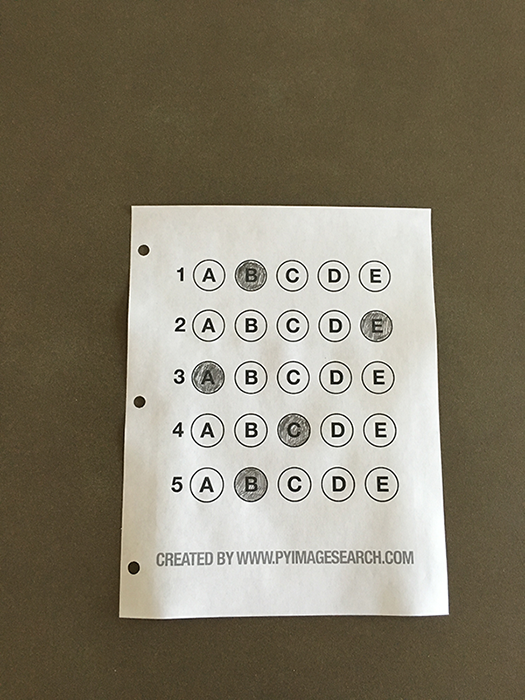
#> input picture openCV_practice/images/test_01.png, 525 x 700 px
$ jupyter execute --allow-errors test_marker.ipynb   (shell and % lines are left out)   (older library calls are emulated)
#> lines starting #> are read from the running program, lines starting #| are printed output that depends on the picture; after the words box and inside, x2 and y2 are one past the last pixel; in counts of white or black regions, pixels touching at a corner belong together
### cv_course/lib.py
import matplotlib.pyplot as plt
import cv2

def plot(*images, ncols=2, cv_imported=True):
    '''
    Plot several images in a grid
    cv_imported informs if images were imported via openCV, in which case we must change BGR to RGB
    '''
    if len(images) == 1:
        ncols = 1

    assert len(images) >= ncols, 'We must have #images >= #columns!!'

    nrows = (len(images) - 1) // ncols + 1

    fig, axes = plt.subplots(nrows=nrows, ncols=ncols)

    def _plot(ax, image, cv_imported):
        try:
            if cv_imported:
                ax.imshow(cv2.cvtColor(image, cv2.COLOR_BGR2RGB))
            else:
                ax.imshow(image)
        except:
            ax.imshow(image, cmap='gray')


    for i, image in enumerate(images):
        row = i // ncols
        col = i % ncols
        ax = axes[row, col] if len(images) > ncols else (axes if len(images) == 1 else axes[col])
        _plot(ax, image, cv_imported)

### openCV_practice/notebooks/test_marker.ipynb
## TO FINISH

[cell 1]
from imutils.perspective import four_point_transform
import imutils
import numpy as np
import argparse
import imutils
import cv2

[cell 2]
from cv_course.lib import plot

[cell 3]
# define the answer key which maps the question number to the correct answer
ANSWER_KEY = {0: 1, 1: 4, 2: 0, 3: 3, 4: 1}

# load the image, convert it to grayscale, blur it slightly, then find edges
image = cv2.imread('../images/test_01.png')
#> image is the input picture: shape (700, 525, 3); mean B, G, R 104.7, 123.2, 130.7

[cell 4]
gray = cv2.cvtColor(image, cv2.COLOR_BGR2GRAY)
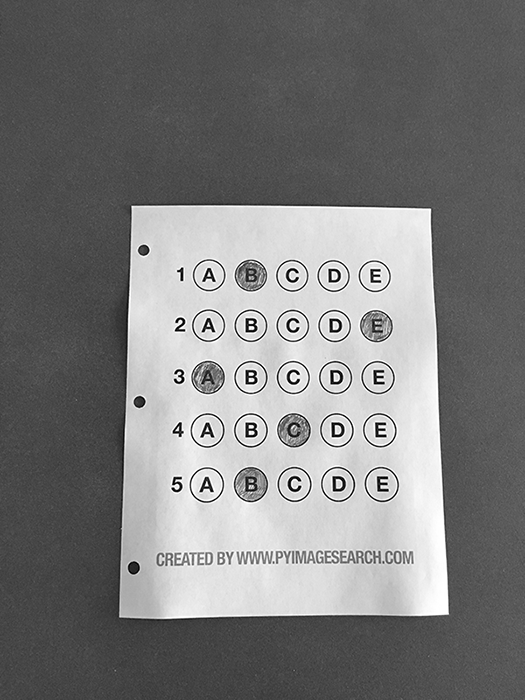
#> gray: shape (700, 525); min 0, max 255, mean 123.4

[cell 5]
blurred = cv2.GaussianBlur(gray, (5, 5), 0)
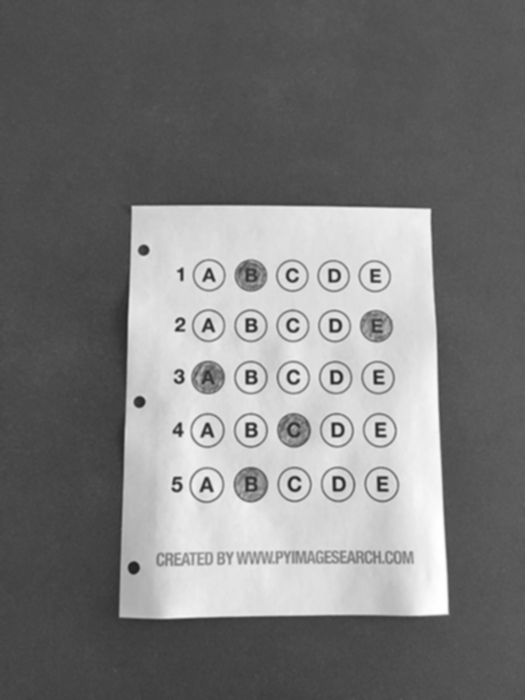
#> blurred: shape (700, 525); min 34, max 255, mean 123.4

[cell 6]
edged = cv2.Canny(blurred, 75, 200)
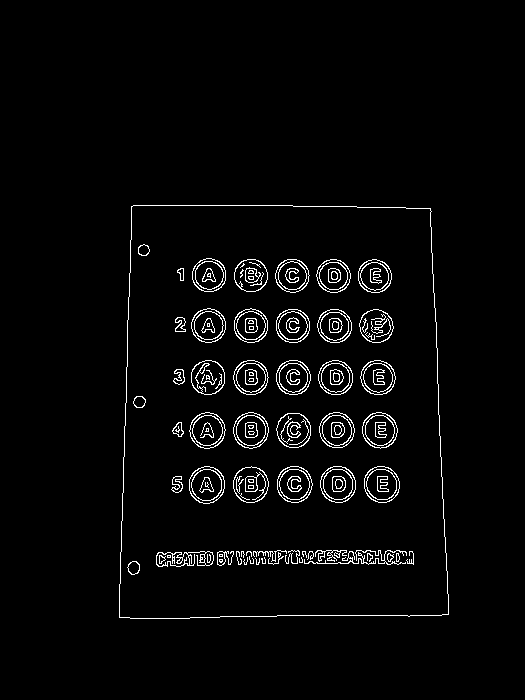
#> edged: shape (700, 525); 2.9% white in thin lines or dots, all inside (x1, y1, x2, y2) = (119, 205, 449, 619)

[cell 7]
plot(edged)

[cell 8]
plot(image, gray)
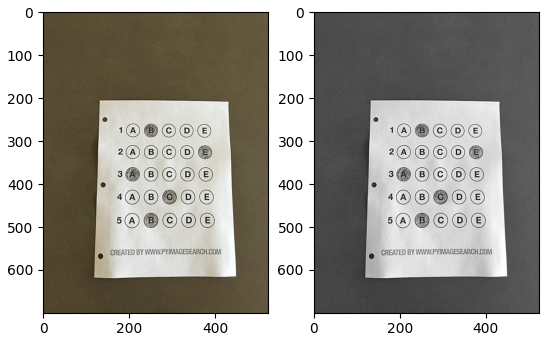
#> figure drawn by matplotlib, 2 panels

[cell 9]
# find contours in the edge map, then initialize the contour that corresponds to the document
cnts = cv2.findContours(edged.copy(), cv2.RETR_EXTERNAL, cv2.CHAIN_APPROX_SIMPLE)
#> cnts = 1 contour; box (x1, y1, x2, y2) and area: (119, 205, 449, 619) 128732
cnts = cnts[0] if imutils.is_cv2() else cnts[1]
docCnt = None

[cell 10]
# ensure that at least one contour was found
if len(cnts) > 0:
    # sort the contours according to their size in descending order
    cnts = sorted(cnts, key=cv2.contourArea, reverse=True)

    # loop over the sorted contours
    for c in cnts:
        # approximate the contour
        peri = cv2.arcLength(c, True)
        approx = cv2.approxPolyDP(c, 0.02 * peri, True)

        # if our approximated contour has four points, then we can assume we have found the paper
        if len(approx) == 4:
            docCnt = approx
            break
#> this loop made 1 pass
#> (peri, docCnt) on pass 1: (1462.8, [[131, 206], [119, 617], [448, 614], [430, 208]])

[cell 11]
# apply a four point perspective transform to both the original image and grayscale image
paper = four_point_transform(image, docCnt.reshape(4, 2))
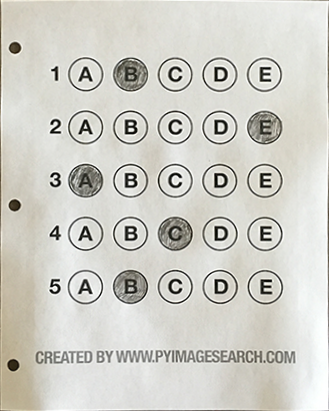
#> paper: shape (411, 329, 3); mean B, G, R 199.6, 206.8, 207.7
warped = four_point_transform(gray, docCnt.reshape(4, 2))
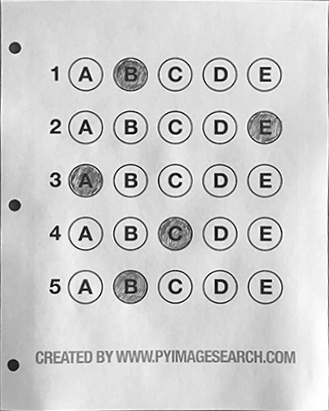
#> warped: shape (411, 329); min 0, max 255, mean 206.3

[cell 12]
plot(paper, warped)
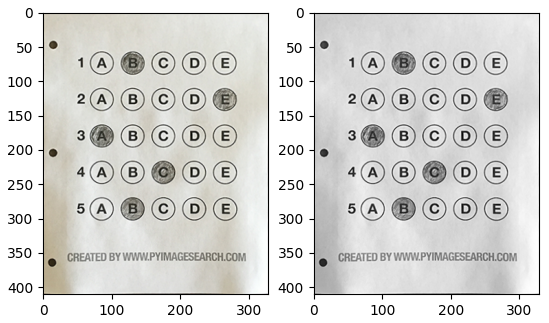
#> figure drawn by matplotlib, 2 panels

[cell 13]
plot(paper, warped)

[cell 14]
# apply Otsu's thresholding method to binarize the warped piece of paper
thresh2 = cv2.threshold(warped, 0, 255, cv2.THRESH_OTSU)[1]
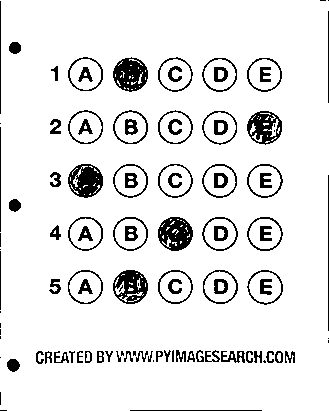
#> thresh2: shape (411, 329); 90.5% white; 107 black regions (23 under 20 px), largest, box (x1, y1, x2, y2) and area: (113, 57, 148, 92) 817, (158, 217, 193, 251) 805, (68, 164, 103, 198) 793

[cell 15]
plot(thresh2)

[cell 16]
# apply Otsu's thresholding method to binarize the warped piece of paper
thresh = cv2.threshold(warped, 0, 255, cv2.THRESH_OTSU | cv2.THRESH_BINARY_INV)[1]

[cell 17]
plot(thresh)

[cell 18]
# find contours in the thresholded image, then initialize the list of contours that correspond to questions
cnts = cv2.findContours(thresh.copy(), cv2.RETR_EXTERNAL, cv2.CHAIN_APPROX_SIMPLE)
#> cnts = 82 contours, 32 with area under 20; largest, box (x1, y1, x2, y2) and area: (247, 270, 283, 305) 910, (247, 217, 283, 251) 905, (203, 270, 238, 304) 901, (68, 270, 103, 304) 901, (202, 217, 238, 251) 900
cnts = cnts[0] if imutils.is_cv2() else cnts[1]
questionCnts = []

[cell 19]
# loop over the contours
for c in cnts:
    # compute the bounding box of the contour, then use the
    # bounding box to derive the aspect ratio
    (x, y, w, h) = cv2.boundingRect(c)
    ar = w / float(h)

    # in order to label the contour as a question, region
    # should be sufficiently wide, sufficiently tall, and
    # have an aspect ratio approximately equal to 1
    if w >= 20 and h >= 20 and ar >= 0.9 and ar <= 1.1:
        questionCnts.append(c)
#> this loop made 82 passes
#> (x, y, w, h, ar) on passes 4, 6, 7, 8, 9, 10, 11, 12, 13, 14, 15, 16: (263, 360, 3, 3, 1), (7, 359, 13, 13, 1), (0, 357, 1, 1, 1), (285, 351, 10, 12, 0.833), (275, 351, 8, 12, 0.667), (266, 351, 8, 12, 0.667), (254, 351, 8, 12, 0.667), (246, 351, 7, 12, 0.583), (221, 351, 24, 12, 2), (187, 351, 8, 11, 0.727), (156, 351, 7, 11, 0.636), (148, 351, 5, 11, 0.455)
#> (c, x, y, w, h, ar) on passes 1, 2, 3, 5, 33, 35: ([[130, 410], [261, 410]], 130, 410, 132, 1, 132), ([[0, 410], [6, 410]], 0, 410, 7, 1, 7), ([[0, 392], [0, 404]], 0, 392, 1, 13, 0.0769), ([[153, 360], [153, 361]], 153, 360, 1, 2, 0.5), ([[173, 350], [172, 351], [172, 361], [173, 361]], 172, 350, 2, 12, 0.167), ([[328, 340], [328, 342]], 328, 340, 1, 3, 0.333)
#> after the loop, questionCnts = 25 contours; largest, box (x1, y1, x2, y2) and area: (247, 270, 283, 305) 910, (247, 217, 283, 251) 905, (203, 270, 238, 304) 901, (68, 270, 103, 304) 901, (202, 217, 238, 251) 900

[cell 20]
# sort the question contours top-to-bottom, then initialize the total number of correct answers
questionCnts = imutils.contours.sort_contours(questionCnts, method="top-to-bottom")[0]
#> questionCnts = 25 contours; largest, box (x1, y1, x2, y2) and area: (247, 270, 283, 305) 910, (247, 217, 283, 251) 905, (203, 270, 238, 304) 901, (68, 270, 103, 304) 901, (247, 164, 283, 198) 900
correct = 0

[cell 21]
len(questionCnts)
#> Out = 25

$ run again, with openCV_practice/images/test_02.png copied over openCV_practice/images/test_01.png
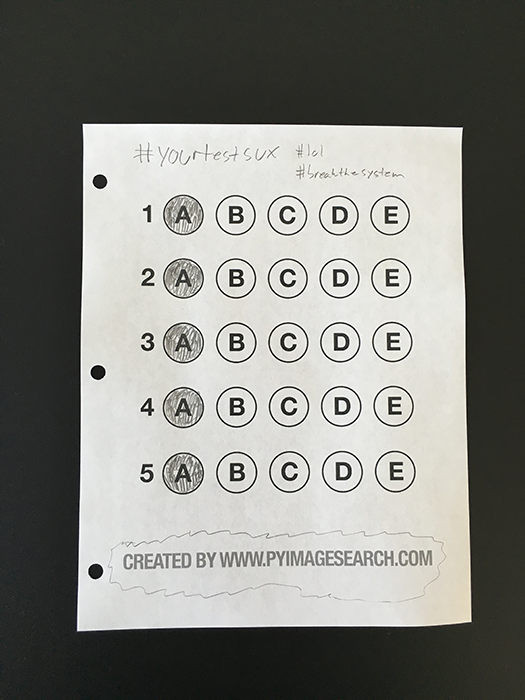
#> input picture openCV_practice/images/test_02.png, 525 x 700 px
#> image is the input picture: shape (700, 525, 3); mean B, G, R 126.6, 131.7, 131.1
#> `edged = cv2.Canny(blurred, 75, 200)`:
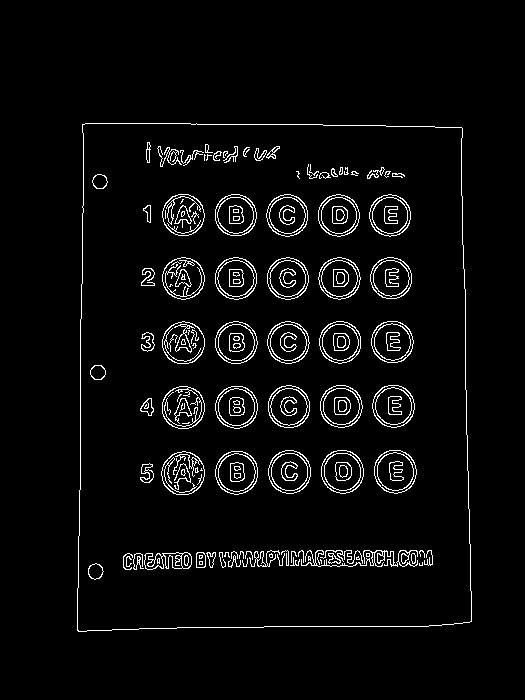
#> edged: shape (700, 525); 4.1% white in thin lines or dots, all inside (x1, y1, x2, y2) = (77, 123, 472, 632)
#> `cnts = cv2.findContours(edged.copy(), cv2.RETR_EXTERNAL, cv2.CHAIN_APP..`: cnts = 1 contour; box (x1, y1, x2, y2) and area: (77, 123, 472, 632) 193590
#> the loop `for c in cnts:` made 1 pass
#> (peri, docCnt) on pass 1: (1789.2, [[82, 124], [77, 630], [471, 621], [462, 128]])
#> `thresh2 = cv2.threshold(warped, 0, 255, cv2.THRESH_OTSU)[1]`:
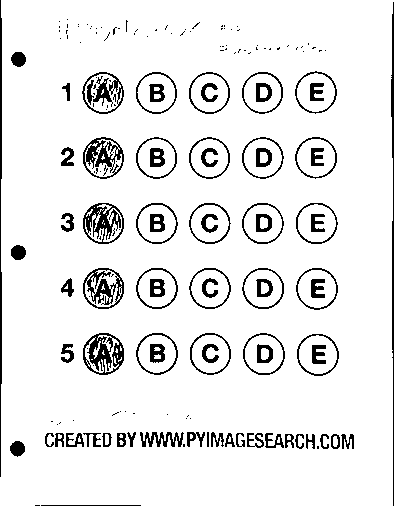
#> thresh2: shape (506, 394); 91.4% white; 178 black regions (100 under 20 px), largest, box (x1, y1, x2, y2) and area: (83, 333, 124, 375) 873, (391, 2, 394, 506) 820, (83, 203, 124, 244) 787
#> `cnts = cv2.findContours(thresh.copy(), cv2.RETR_EXTERNAL, cv2.CHAIN_AP..`: cnts = 132 contours, 77 with area under 20; largest, box (x1, y1, x2, y2) and area: (297, 334, 339, 376) 1336, (243, 333, 285, 375) 1332, (83, 333, 124, 375) 1316, (136, 333, 178, 375) 1315, (295, 71, 337, 114) 1313
#> the loop `for c in cnts:` made 132 passes
#> (x, y, w, h, ar) on passes 5 to 12: (10, 441, 15, 16, 0.938), (341, 434, 13, 15, 0.867), (331, 434, 9, 15, 0.6), (320, 434, 9, 15, 0.6), (306, 434, 9, 15, 0.6), (295, 434, 9, 15, 0.6), (285, 434, 9, 14, 0.643), (265, 433, 19, 15, 1.27)
#> after the loop `for c in cnts:`: questionCnts = 25 contours; largest, box (x1, y1, x2, y2) and area: (297, 334, 339, 376) 1336, (243, 333, 285, 375) 1332, (83, 333, 124, 375) 1316, (136, 333, 178, 375) 1315, (295, 71, 337, 114) 1313
#> Out = 25

$ run again, with openCV_practice/images/test_03.png copied over openCV_practice/images/test_01.png
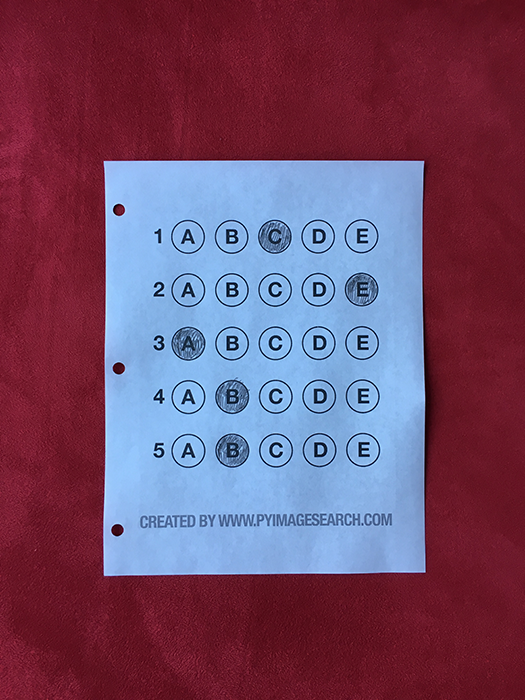
#> input picture openCV_practice/images/test_03.png, 525 x 700 px
#> image is the input picture: shape (700, 525, 3); mean B, G, R 104.9, 76.2, 114.9
#> `edged = cv2.Canny(blurred, 75, 200)`:
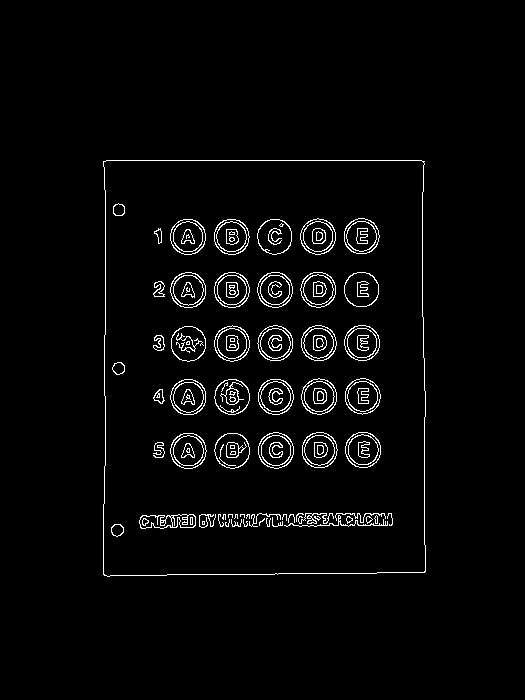
#> edged: shape (700, 525); 2.9% white in thin lines or dots, all inside (x1, y1, x2, y2) = (103, 160, 426, 577)
#> `cnts = cv2.findContours(edged.copy(), cv2.RETR_EXTERNAL, cv2.CHAIN_APP..`: cnts = 1 contour; box (x1, y1, x2, y2) and area: (103, 160, 426, 577) 131941
#> the loop `for c in cnts:` made 1 pass
#> (peri, docCnt) on pass 1: (1476.8, [[103, 161], [103, 574], [424, 572], [424, 161]])
#> `thresh2 = cv2.threshold(warped, 0, 255, cv2.THRESH_OTSU)[1]`:
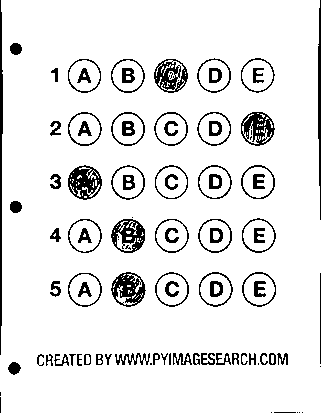
#> thresh2: shape (413, 321); 90.8% white; 95 black regions (16 under 20 px), largest, box (x1, y1, x2, y2) and area: (0, 0, 3, 355) 731, (68, 165, 102, 200) 690, (111, 272, 146, 307) 669
#> `cnts = cv2.findContours(thresh.copy(), cv2.RETR_EXTERNAL, cv2.CHAIN_AP..`: cnts = 69 contours, 20 with area under 20; largest, box (x1, y1, x2, y2) and area: (242, 272, 276, 307) 880, (155, 272, 189, 307) 871, (199, 272, 233, 307) 870, (242, 218, 276, 253) 869, (111, 272, 146, 307) 868
#> the loop `for c in cnts:` made 69 passes
#> (x, y, w, h, ar) on passes 1, 2, 3, 5, 8, 11, 12, 13: (302, 412, 1, 1, 1), (299, 412, 1, 1, 1), (297, 412, 1, 1, 1), (271, 412, 1, 1, 1), (320, 366, 1, 1, 1), (8, 362, 13, 13, 1), (105, 354, 7, 11, 0.636), (96, 354, 7, 11, 0.636)
#> after the loop `for c in cnts:`: questionCnts = 25 contours; largest, box (x1, y1, x2, y2) and area: (242, 272, 276, 307) 880, (155, 272, 189, 307) 871, (199, 272, 233, 307) 870, (242, 218, 276, 253) 869, (111, 272, 146, 307) 868
#> Out = 25
